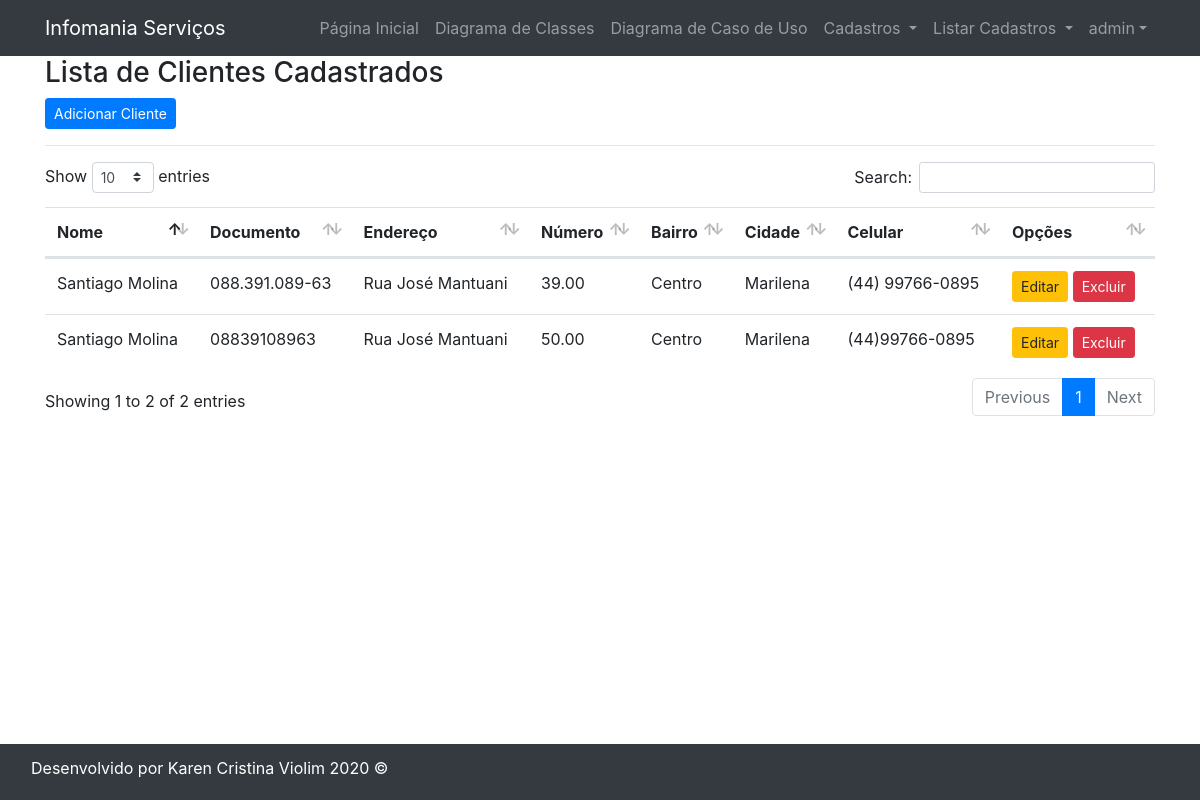
The app's page /listar/cliente/ (signed in) with its own data.
### cadastros/models.py (models this page shows, shortened)
class Cliente(models.Model):
    nome_cliente = models.CharField(max_length=120, verbose_name="Nome Cliente")
    documento = models.CharField(max_length=25, verbose_name="CPF ou CNPJ", unique=True)
    cep = models.CharField(max_length=20)
    endereco = models.CharField(max_length=120)
    numero = models.DecimalField(decimal_places=2, max_digits=4)
    bairro = models.CharField(max_length=50)
    cidade = models.CharField(max_length=50)
    celular = models.CharField(max_length=20)
    email = models.CharField(max_length=200, blank=True, null=True)

### cadastros/views.py (the view)
# urls.py: path('listar/cliente/', ClienteList.as_view(), name='listar-cliente'),
class ClienteList(LoginRequiredMixin, ListView):
    login_url = reverse_lazy('login')
    model = Cliente
    template_name = 'cadastros/listas/cliente.html'

### cadastros/templates/cadastros/listas/cliente.html (shortened to what this page needs)
{% extends 'paginas/modelo.html' %} {% load static %} {% block menu %}
<div class="col-md-12">
    <h3>Lista de Clientes Cadastrados</h3>
    <a href="{% url 'cadastrar-cliente' %}" class="btn btn-primary btn-sm">Adicionar Cliente</a>
    <hr>
    <div class="table responsive">
        <table class="table table striped" id="tabela_cliente">
            <thead>
                <tr>
                    <th>Nome</th>
                    <th>Documento</th>
                    <th>Endereço</th>
                    <th>Número</th>
                    <th>Bairro</th>
                    <th>Cidade</th>
                    <th>Celular</th>
                    <th>Opções</th>
                </tr>
            </thead>
            <tbody>
                {% for cliente in object_list %}
                <tr>
                    <td>{{ cliente.nome_cliente }}</td>
                    <td>{{ cliente.documento }}</td>
                    <td>{{ cliente.endereco }}</td>
                    <td>{{ cliente.numero }}</td>
                    <td>{{ cliente.bairro }}</td>
                    <td>{{ cliente.cidade }}</td>
                    <td>{{ cliente.celular }}</td>
                    <td>
                        <a href="{% url 'editar-cliente' cliente.pk %}" class="btn btn-warning btn-sm" title="Excluir">Editar</a>
                        <a href="{% url 'excluir-cliente' cliente.pk%}" class="btn btn-danger btn-sm" title="Editar">Excluir</a>
                    </td>
                </tr>
                {% empty %}
                <tr>
                    <td colspan="3">Nenhum campo registrado.</td>
                </tr>
                {% endfor %}
            </tbody>
        </table>
    </div>
</div>
{% endblock %} {% block lateral %} {% endblock %}

### paginas/templates/paginas/modelo.html (shortened to what this page needs)
{% load static %}
<!DOCTYPE html>
<html lang="pt-br">
<head>
    <link rel="stylesheet" href="{% static 'css/bootstrap.min.css' %}">
    <link rel="stylesheet" href="{% static 'css/font-awesome.min.css' %}">
    <link rel="stylesheet" href="{% static 'css/blog-home.css' %}">
    <link rel="stylesheet" href="{% static 'css/modern-business.css' %}">
    <link rel="stylesheet" type="text/css" href="{% static 'css/datatables.min.css' %}">
</head>
<body>
    {% block cabecalho %}
    <nav class="navbar navbar-expand-lg navbar-dark bg-dark fixed-top">
        <div class="container">
            <a class="navbar-brand" href="{% url 'index' %}">Infomania Serviços</a>
            <div class="collapse navbar-collapse" id="navbarResponsive">
                <ul class="navbar-nav ml-auto">
                    <li class="nav-item">
                        <a class="nav-link" href="{% url 'index' %}">Página Inicial
                        </a>
                    </li>
                    <li class="nav-item">
                        <a class="nav-link" href="{% url 'sobre' %}">Diagrama de Classes</a>
                    </li>
                    <li class="nav-item">
                        <a class="nav-link" href="{% url 'sobre2' %}">Diagrama de Caso de Uso</a>
                    </li>
                    {% if request.user.is_authenticated %}
                    <li class="nav-item dropdown">
                        <a class="nav-link dropdown-toggle" href="#" id="navbarDropdownPortfolio" role="button" data-toggle="dropdown" aria-haspopup="true" aria-expanded="false">
                          Cadastros
                        </a>
                    </li>
                    {% endif %} {% if request.user.is_authenticated %}
                    <li class="nav-item dropdown">
                        <a class="nav-link dropdown-toggle" href="#" id="navbarDropdownBlog" data-toggle="dropdown" aria-haspopup="true" aria-expanded="false">
                          Listar Cadastros
                        </a>
                    </li>
                    {% endif %} {% if request.user.is_authenticated %}
                    <li class="nav-item dropdown">
                        <a class="nav-link dropdown-toggle" href="#" id="navbarDropdownBlog" data-toggle="dropdown" aria-haspopup="true" aria-expanded="false">{{request.user}}</a>
                    </li>
                    {% endif %}
                </ul>
            </div>
    </nav>
    {% endblock %}
    <div class="container">
        <div class="row">
            {% block menu %}{% endblock %}
            <div class="col-md-4">
     {% block rodape %}
    <nav class="navbar navbar-expand-lg navbar-dark bg-dark fixed-bottom">
        <footer class="py-1 bg-dark pagination justify-content-center mb-2">
            <div class="container">
                <p class="m-0 text-center text-white">Desenvolvido por Karen Cristina Violim 2020 &copy;</p>
            </div>
        </footer>
    </nav>
    {% endblock %}
</body>
</html>

### static/css/blog-home.css (style rules this page uses)
body { padding-top: 56px; }

### static/css/modern-business.css (style rules this page uses)
body { padding-top: 56px; }

### records on screen
Cliente: nome_cliente "Santiago Molina", documento "088.391.089-63", endereco "Rua José Mantuani", numero "39.00", bairro "Centro", cidade "Marilena", celular "(44) 99766-0895"
Cliente: nome_cliente "Santiago Molina", documento "08839108963", endereco "Rua José Mantuani", numero "50.00", bairro "Centro", cidade "Marilena", celular "(44)99766-0895"

### other values on screen
{{ request.user }} "admin"
